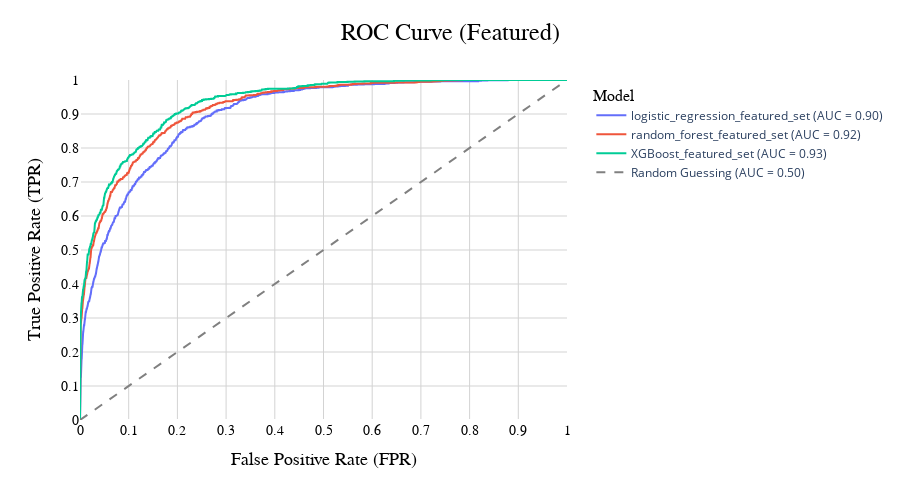

The cell this chart's notebook holds for it:
### Code cell
plot_roc(
    featured_key,
    featured_models_roc_curve,
    title='ROC Curve (Featured)',
    x_title='False Positive Rate (FPR)',
    y_title='True Positive Rate (TPR)',
    )

### Figure 1 — Plotly figure (JSON) as saved in the notebook; plotly's stock layout.template omitted (floating-point values rounded to 4 significant figures; data arrays with more than 128 entries replaced by an {"elided": "..."} marker saying what was removed)
{"data": [{"hovertemplate": "FPR: %{x:.3f}<br>TPR: %{y:.3f}<extra></extra>", "line": {"width": 2}, "mode": "lines", "name": "logistic_regression_featured_set (AUC = 0.90)", "type": "scatter", "x": {"elided": "1046 float values"}, "y": {"elided": "1046 float values"}}, {"hovertemplate": "FPR: %{x:.3f}<br>TPR: %{y:.3f}<extra></extra>", "line": {"width": 2}, "mode": "lines", "name": "random_forest_featured_set (AUC = 0.92)", "type": "scatter", "x": {"elided": "1016 float values"}, "y": {"elided": "1016 float values"}}, {"hovertemplate": "FPR: %{x:.3f}<br>TPR: %{y:.3f}<extra></extra>", "line": {"width": 2}, "mode": "lines", "name": "XGBoost_featured_set (AUC = 0.93)", "type": "scatter", "x": {"elided": "846 float values"}, "y": {"elided": "846 float values"}}, {"hovertemplate": "FPR: %{x:.3f}<br>TPR: %{y:.3f}<extra></extra>", "line": {"color": "gray", "dash": "dash"}, "mode": "lines", "name": "Random Guessing (AUC = 0.50)", "type": "scatter", "x": [0, 1], "y": [0, 1]}], "layout": {"height": 500, "legend": {"bgcolor": "rgba(255, 255, 255, 0.8)", "bordercolor": "gray", "title": {"font": {"color": "black", "family": "Arial", "size": 16}, "text": "Model"}, "x": 1.05, "y": 1}, "margin": {"b": 80, "l": 80, "r": 80, "t": 80}, "paper_bgcolor": "white", "plot_bgcolor": "white", "title": {"font": {"color": "black", "family": "Arial", "size": 24}, "text": "ROC Curve (Featured)", "x": 0.5}, "width": 900, "xaxis": {"dtick": 0.1, "gridcolor": "lightgray", "range": [0, 1], "tickfont": {"color": "black", "family": "Arial", "size": 14}, "title": {"font": {"color": "black", "family": "Arial", "size": 18}, "text": "False Positive Rate (FPR)"}}, "yaxis": {"dtick": 0.1, "gridcolor": "lightgray", "range": [0, 1], "tickfont": {"color": "black", "family": "Arial", "size": 14}, "title": {"font": {"color": "black", "family": "Arial", "size": 18}, "text": "True Positive Rate (TPR)"}}}}
